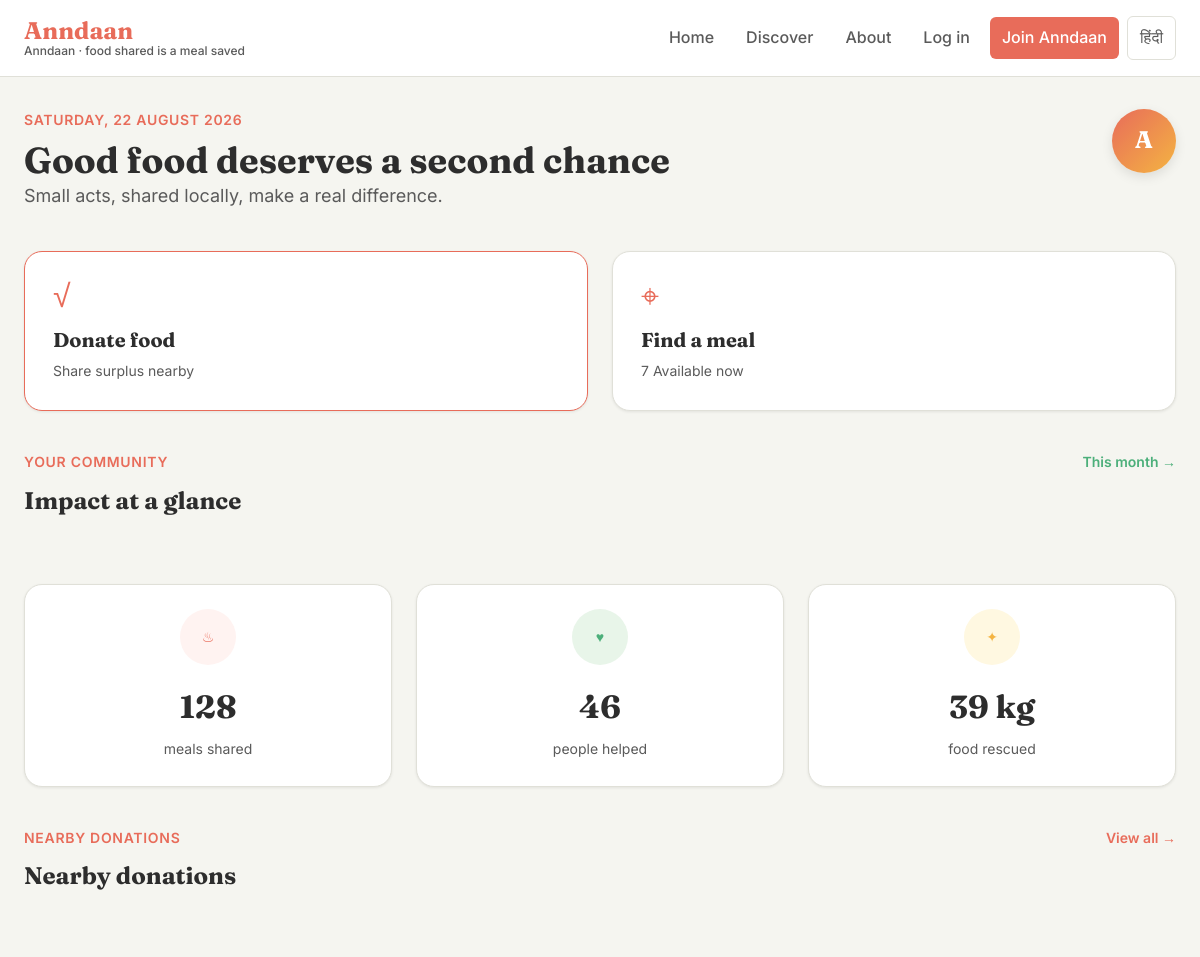
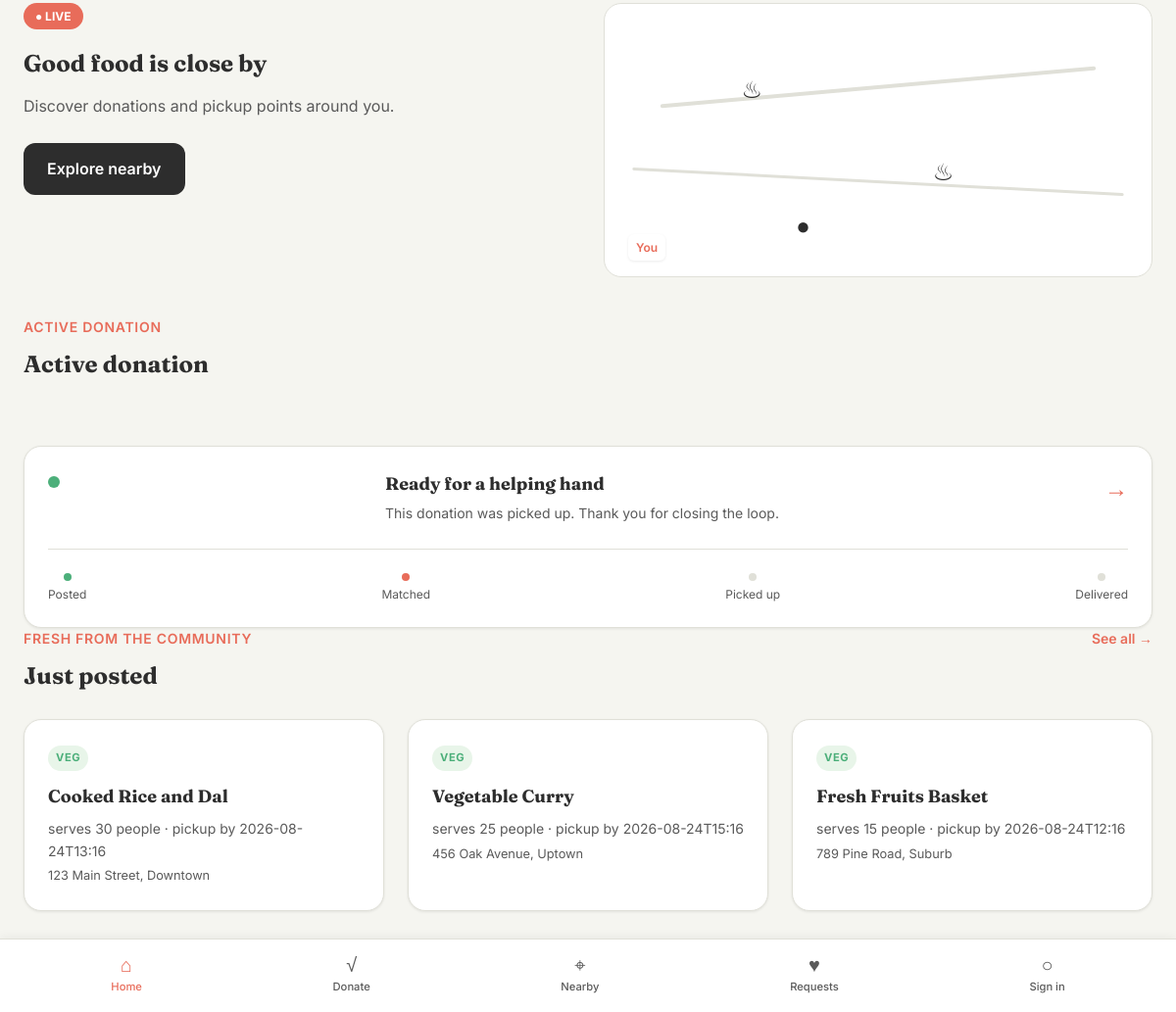
The page / on the database its author committed (2 pictures, top to bottom).
### tables this page shows
CREATE TABLE donations (
            id INTEGER PRIMARY KEY AUTOINCREMENT,
            donor_id INTEGER NOT NULL,
            food_item TEXT NOT NULL,
            food_type TEXT NOT NULL,          -- veg / non-veg
            quantity TEXT NOT NULL,           -- e.g. "serves 20"
            pickup_address TEXT NOT NULL,
            expiry_time TEXT NOT NULL,        -- pickup-by, ISO-ish string
            notes TEXT,
            status TEXT NOT NULL DEFAULT 'available',  -- available / claimed / completed
            claimed_by_id INTEGER,
            created_at TEXT NOT NULL,
            claimed_at TEXT,
            expires_at TEXT,                  -- when donation expires
            latitude REAL,                    -- latitude coordinate
            longitude REAL,                   -- longitude coordinate
            FOREIGN KEY (donor_id) REFERENCES users (id),
            FOREIGN KEY (claimed_by_id) REFERENCES users (id)
        );

### app.py (the view)
@app.route("/")
def home():
    db = get_db()
    stats = db.execute(
        """
        SELECT
          SUM(CASE WHEN status='available' THEN 1 ELSE 0 END) AS available,
          SUM(CASE WHEN status='claimed' THEN 1 ELSE 0 END) AS claimed,
          SUM(CASE WHEN status='completed' THEN 1 ELSE 0 END) AS completed,
          SUM(CASE WHEN status='expired' THEN 1 ELSE 0 END) AS expired,
          COUNT(*) AS total
        FROM donations
        """
    ).fetchone()
    recent = db.execute(
        """
        SELECT donations.*, users.name AS donor_name
        FROM donations JOIN users ON users.id = donations.donor_id
        WHERE status='available' ORDER BY created_at DESC LIMIT 3
        """
    ).fetchall()
    return render_template("index.html", stats=stats, recent=recent)

### app.py (called while the page is built)
def get_db():
    if "db" not in g:
        g.db = sqlite3.connect(DB_PATH)
        g.db.row_factory = sqlite3.Row
    return g.db

def get_current_user():
    if "user_id" not in session:
        return None
    if "user" not in g:
        g.user = get_db().execute(
            "SELECT * FROM users WHERE id = ?", (session["user_id"],)
        ).fetchone()
    return g.user

@app.context_processor
def inject_user():
    return {"current_user": get_current_user()}

@app.before_request
def before_request():
    if 'language' not in session:
        session['language'] = 'en'

def t(key):
    lang = session.get('language', 'en')
    return translations.get(lang, translations['en']).get(key, key)

### templates/index.html (shortened to what this page needs)
{% extends "base.html" %}
{% block content %}
<section class="dashboard-wrap">
  <div class="dashboard-heading">
    <div>
      <p class="eyebrow">{{ t('eyebrow_dashboard') }}</p>
      <h1>{{ t('hero_title') }}</h1>
      <p class="hero-sub">{{ t('hero_subtitle') }}</p>
    </div>
    <div class="profile-orb">{% if current_user %}{{ current_user['name'][0]|upper }}{% else %}A{% endif %}</div>
  </div>
  <div class="action-grid">
    <a class="action-card action-card-primary" href="{{ url_for('donate') if current_user and current_user['role'] == 'donor' else url_for('register') }}"><span class="action-symbol">√</span><strong>{{ t('action_donate') }}</strong><small>{{ t('action_donate_desc') }}</small></a>
    <a class="action-card" href="{{ url_for('browse') }}"><span class="action-symbol">⌖</span><strong>{{ t('action_browse') }}</strong><small>{{ stats['available'] or 0 }} {{ t('action_browse_desc') }}</small></a>
  </div>
  <div class="section-heading"><div><p class="eyebrow">{{ t('section_community') }}</p><h2>{{ t('section_impact') }}</h2></div><span class="trend">This month →</span></div>
  <div class="impact-grid">
    <div class="impact-card"><span class="impact-icon coral">♨</span><strong>{{ (stats['completed'] or 0) * 20 + 128 }}</strong><span>{{ t('impact_meals') }}</span></div>
    <div class="impact-card"><span class="impact-icon green">♥</span><strong>{{ (stats['completed'] or 0) * 8 + 46 }}</strong><span>{{ t('impact_people') }}</span></div>
    <div class="impact-card"><span class="impact-icon gold">✦</span><strong>{{ (stats['total'] or 0) * 3 + 18 }} kg</strong><span>{{ t('impact_food') }}</span></div>
  </div>
  <div class="section-heading"><div><p class="eyebrow">{{ t('section_nearby') }}</p><h2>{{ t('section_nearby') }}</h2></div><a class="text-link" href="{{ url_for('browse') }}">View all →</a></div>
  <div class="map-panel"><div class="map-copy"><span class="map-badge">● LIVE</span><h3>{{ t('map_copy_text') }}</h3><p>{{ t('map_copy_subtext') }}</p><a class="btn btn-dark" href="{{ url_for('browse') }}">{{ t('map_explore_button') }}</a></div><div class="map-art" aria-label="Map showing nearby donation activity"><span class="map-road road-one"></span><span class="map-road road-two"></span><span class="map-pin pin-one">♨</span><span class="map-pin pin-two">♨</span><span class="map-pin pin-three">●</span><span class="map-you">You</span></div></div>
  <div class="section-heading"><div><p class="eyebrow">{{ t('section_active') }}</p><h2>{{ t('section_active') }}</h2></div></div>
  <div class="status-card"><div class="status-top"><span class="status-dot"></span><div><strong>{% if stats['claimed'] %}{{ t('status_claimed') }}{% else %}{{ t('status_ready') }}{% endif %}</strong><p>{% if stats['claimed'] %}{{ t('flash_claimer_contact').format(name='A volunteer', phone='on the way', time='now') }}{% else %}{{ t('flash_completed_note') }}{% endif %}</p></div><span class="status-arrow">→</span></div><div class="timeline"><span class="done">{{ t('timeline_posted') }}</span><span class="current">{{ t('timeline_matched') }}</span><span class="picked up">{{ t('timeline_picked') }}</span><span class="delivered">{{ t('timeline_delivered') }}</span></div></div>
</section>
{% if recent %}<section class="recent">
  <div class="section-heading"><div><p class="eyebrow">{{ t('section_recent') }}</p><h2>{{ t('header_recent') }}</h2></div><a class="text-link" href="{{ url_for('browse') }}">See all →</a></div>
  <div class="card-grid">
    {% for d in recent %}
    <a class="card" href="{{ url_for('donation_detail', donation_id=d['id']) }}">
      <span class="tag tag-{{ d['food_type'] }}">{{ t('tag_' ~ d['food_type']) }}</span>
      <h3>{{ d['food_item'] }}</h3>
      <p class="card-meta">{{ d['quantity'] }} · pickup by {{ d['expiry_time'] }}</p>
      <p class="card-loc">{{ d['pickup_address'] }}</p>
    </a>
    {% endfor %}
  </div>
</section>
{% endif %}
{% endblock %}

### rows shown on the page
donations: food_type "VEG", food_item "Cooked Rice and Dal", quantity "serves 30 people", expiry_time "2026-08-24T13:16", pickup_address "123 Main Street, Downtown"
donations: food_type "VEG", food_item "Vegetable Curry", quantity "serves 25 people", expiry_time "2026-08-24T15:16", pickup_address "456 Oak Avenue, Uptown"
donations: food_type "VEG", food_item "Fresh Fruits Basket", quantity "serves 15 people", expiry_time "2026-08-24T12:16", pickup_address "789 Pine Road, Suburb"

### other values the page prints
{{ t('footer_text') }} "Anndaan · food shared is a meal saved"
{{ t('nav_home') }} "Home"
{{ t('nav_browse') }} "Discover"
{{ t('nav_about') }} "About"
{{ t('nav_login') }} "Log in"
{{ t('nav_register') }} "Join Anndaan"
{{ t('language_hindi') }} "हिंदी"
{{ t('eyebrow_dashboard') }} "SATURDAY, 22 AUGUST 2026"
{{ t('hero_title') }} "Good food deserves a second chance"
{{ t('hero_subtitle') }} "Small acts, shared locally, make a real difference."
{{ t('action_donate') }} "Donate food"
{{ t('action_donate_desc') }} "Share surplus nearby"
{{ t('action_browse') }} "Find a meal"
{{ stats['available'] or 0 }} "7"
{{ t('action_browse_desc') }} "Available now"
